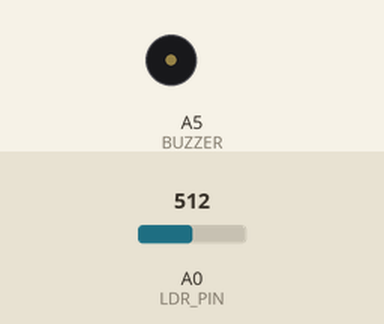
Simulated run of this sketch. Board: Arduino Uno, built with avr-gcc and run on an emulated ATmega328P. Parts: buzzer (waves = sounding). Inputs (shaded band) come from the test bench; at power-on: A0 (LDR_PIN) = 512. What the sketch prints to the serial monitor is not drawn.

Above: at 0.0 s.
At 3.1 s:
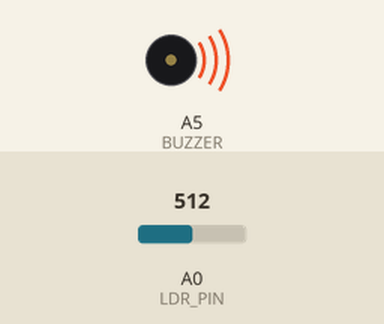
Timing chart, 0 to 4.6 s (numbered marks = the images above):
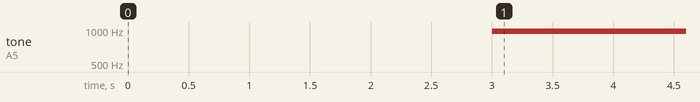

Measured:
- by itself, tone on A5 (BUZZER): silent → 975 Hz at 3.0 s

The sketch:

Ekstra_Pro_S01.ino
```cpp
/*
  ================================================================
   S01  -  IŞIK THEREMİNİ  ·  PROFESYONEL SÜRÜM
  ================================================================
   Devre: ders devresinin aynısı (LDR, 10k, pasif buzzer).

   Temel sürümden farkı:
   1. Kalibrasyon: ilk 3 saniyede sınıfın ışık aralığını öğrenir.
      Kodu yükleyince (ya da RESET'e basınca) 3 saniye boyunca
      elini LDR'nin üstünde gezdir.
   2. Yumuşatma: ölçüm titremesini azaltır, ses daha temiz kayar.
   3. delay yok: millis ile 15 ms'de bir güncellenir.
  ================================================================
*/

const int LDR_PIN = A0;
const int BUZZER  = A5;

const int FREKANS_MIN = 150;                  // en kalın ses (Hz)
const int FREKANS_MAX = 1800;                 // en ince ses (Hz)
const unsigned long KALIBRASYON_MS = 3000;    // ilk 3 saniye: ölçüm aralığını öğren
const unsigned long GUNCELLEME_MS  = 15;      // sesi 15 ms'de bir güncelle

int isikMin = 1023;
int isikMax = 0;
float yumusak = 0;                            // titremesi azaltılmış ışık değeri
unsigned long sonGuncelleme = 0;

void setup() {
  Serial.begin(9600);
  // Kalibrasyon: bu 3 saniyede elini LDR'nin üstünde gezdir
  unsigned long baslangic = millis();
  while (millis() - baslangic < KALIBRASYON_MS) {
    int okuma = analogRead(LDR_PIN);
    isikMin = min(isikMin, okuma);
    isikMax = max(isikMax, okuma);
  }
  if (isikMax - isikMin < 50) {               // el gezdirilmediyse tüm aralığı kullan
    isikMin = 0;
    isikMax = 1023;
  }
  yumusak = analogRead(LDR_PIN);
}

void loop() {
  if (millis() - sonGuncelleme >= GUNCELLEME_MS) {   // delay yok: Arduino hiç beklemez
    sonGuncelleme = millis();
    int okuma = analogRead(LDR_PIN);
    yumusak = 0.8 * yumusak + 0.2 * okuma;    // yeni ölçümün sadece %20'si: ani sıçrama yok
    int isik = constrain((int)yumusak, isikMin, isikMax);
    int frekans = map(isik, isikMin, isikMax, FREKANS_MIN, FREKANS_MAX);
    tone(BUZZER, frekans);
    Serial.println(isik);
  }
}
```
